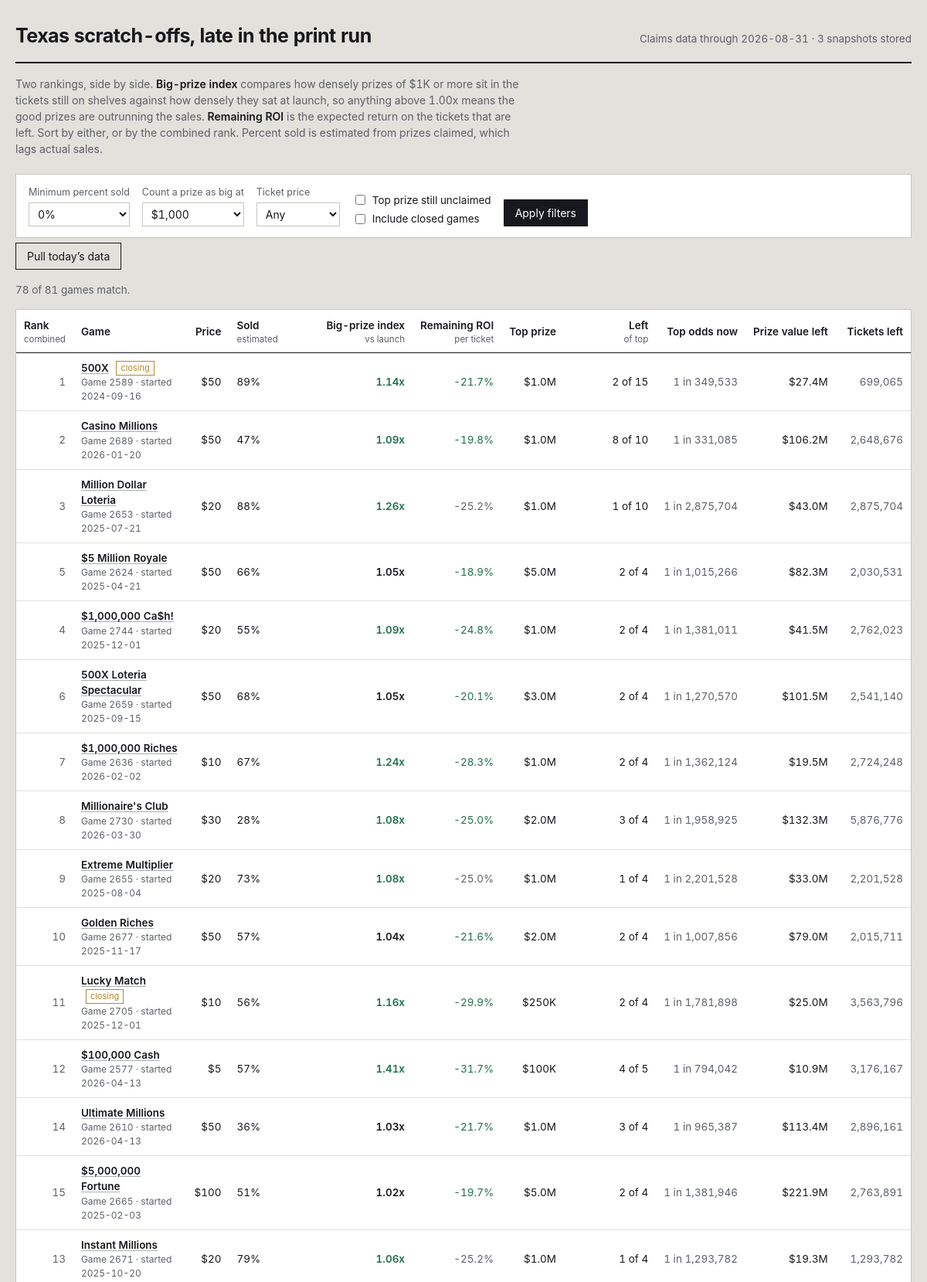
The page / (upper part) on the database its author committed.
### tables this page shows
CREATE TABLE games (
    game_number   INTEGER PRIMARY KEY,
    game_name     TEXT,
    ticket_price  REAL,
    start_date    TEXT,
    close_date    TEXT,
    total_tickets INTEGER,
    overall_odds  REAL,
    details_url   TEXT,
    closing_soon  INTEGER DEFAULT 0,
    active        INTEGER DEFAULT 1,
    first_seen    TEXT,
    last_seen     TEXT
);

CREATE TABLE prize_snapshots (
    snapshot_date  TEXT NOT NULL,
    game_number    INTEGER NOT NULL,
    prize_level    REAL NOT NULL,
    total_prizes   INTEGER NOT NULL,
    prizes_claimed INTEGER NOT NULL,
    PRIMARY KEY (snapshot_date, game_number, prize_level)
);

### app.py (the view)
@app.route("/")
def index():
    conn = db.connect()
    db.init(conn)
    latest = db.latest_snapshot_date(conn)
    if not latest:
        conn.close()
        return render_template("empty.html", running=_refresh_state["running"])
    big_threshold = float(request.args.get("big", 1000))
    min_sold = float(request.args.get("min_sold", 0)) / 100.0
    price_filter = request.args.get("price", "")
    include_closed = request.args.get("closed") == "1"
    sort_key = request.args.get("sort", "combined")
    only_top = request.args.get("top_left") == "1"
    rows = _snapshot_rows(conn, latest, big_threshold)
    games = db.load_games(conn)
    shown = []
    for r in rows:
        g = games.get(r["game_number"], {})
        if not include_closed and not g.get("active", 1):
            continue
        if r["pct_sold"] < min_sold:
            continue
        if price_filter and float(price_filter) != r["price"]:
            continue
        if only_top and not r["top_left"]:
            continue
        shown.append(r)
    col, desc = SORTS.get(sort_key, SORTS["combined"])
    shown.sort(key=lambda r: (r.get(col) is None, r.get(col) if r.get(col) is not None else 0),
               reverse=desc)
    if not desc:
        shown = [r for r in shown if r.get(col) is not None] + \
                [r for r in shown if r.get(col) is None]
    prices = sorted({r["price"] for r in rows if r["price"]})
    history_dates = db.snapshot_dates(conn)
    conn.close()
    return render_template(
        "index.html",
        rows=shown,
        total=len(rows),
        snapshot_date=latest,
        snapshot_count=len(history_dates),
        big_threshold=int(big_threshold),
        min_sold=int(min_sold * 100),
        price_filter=price_filter,
        include_closed=include_closed,
        only_top=only_top,
        sort_key=sort_key,
        prices=prices,
        running=_refresh_state["running"],
    )

### app.py (called while the page is built)
def _snapshot_rows(conn, snapshot_date, big_threshold):
    games = db.load_games(conn)
    snap = db.load_snapshot(conn, snapshot_date)
    return metrics.rank_all(games, snap, big_threshold)

@app.template_filter("pct")
def fmt_pct(v, digits=1):
    return "—" if v is None else f"{v * 100:.{digits}f}%"

@app.template_filter("money")
def fmt_money(v):
    if v is None:
        return "—"
    if v >= 1_000_000:
        return f"${v / 1_000_000:.1f}M"
    if v >= 1_000:
        return f"${v / 1_000:,.0f}K"
    return f"${v:,.0f}"

@app.template_filter("num")
def fmt_num(v):
    return "—" if v is None else f"{v:,.0f}"

@app.template_filter("factor")
def fmt_factor(v):
    return "—" if v is None else f"{v:.2f}x"

@app.template_filter("odds")
def fmt_odds(v):
    return "—" if v is None else f"1 in {v:,.0f}"

### db.py (called while the page is built)
def connect(path=None):
    conn = sqlite3.connect(path or DB_PATH)
    conn.row_factory = sqlite3.Row
    conn.execute("PRAGMA foreign_keys = ON")
    return conn

def init(conn):
    conn.executescript(SCHEMA)
    conn.commit()

def latest_snapshot_date(conn):
    row = conn.execute("SELECT MAX(snapshot_date) AS d FROM prize_snapshots").fetchone()
    return row["d"] if row else None

def snapshot_dates(conn, game_number=None):
    if game_number is None:
        q = "SELECT DISTINCT snapshot_date FROM prize_snapshots ORDER BY snapshot_date"
        return [r[0] for r in conn.execute(q)]
    q = "SELECT DISTINCT snapshot_date FROM prize_snapshots WHERE game_number = ? ORDER BY snapshot_date"
    return [r[0] for r in conn.execute(q, (game_number,))]

def load_snapshot(conn, snapshot_date):
    out = {}
    q = """SELECT game_number, prize_level, total_prizes, prizes_claimed
           FROM prize_snapshots WHERE snapshot_date = ?"""
    for r in conn.execute(q, (snapshot_date,)):
        g = out.setdefault(r["game_number"], {"total": None, "levels": {}})
        if r["prize_level"] < 0:
            g["total"] = (r["total_prizes"], r["prizes_claimed"])
        else:
            g["levels"][r["prize_level"]] = (r["total_prizes"], r["prizes_claimed"])
    return out

def load_games(conn):
    return {r["game_number"]: dict(r) for r in conn.execute("SELECT * FROM games")}

### metrics.py (called while the page is built)
def _safe_div(a, b):
    return a / b if b else None

### templates/index.html (shortened to what this page needs)
{% extends "base.html" %}
{% macro sortlink(key, label, hint='') %}
  {% set q = request.args.to_dict() %}
  {% set _ = q.update({'sort': key}) %}
  <a href="{{ url_for('index', **q) }}">{{ label }}</a>
  {% if hint %}<span class="hint">{{ hint }}</span>{% endif %}
{% endmacro %}
{% block body %}
<header class="masthead">
  <h1>Texas scratch-offs, late in the print run</h1>
  <div class="meta">
    Claims data through {{ snapshot_date }} · {{ snapshot_count }} snapshot{{ '' if snapshot_count == 1 else 's' }} stored
  </div>
</header>
<p class="primer">
  Two rankings, side by side. <strong>Big-prize index</strong> compares how densely prizes of
  {{ big_threshold | money }} or more sit in the tickets still on shelves against how densely they
  sat at launch, so anything above 1.00x means the good prizes are outrunning the sales.
  <strong>Remaining ROI</strong> is the expected return on the tickets that are left. Sort by either,
  or by the combined rank. Percent sold is estimated from prizes claimed, which lags actual sales.
</p>
<form class="controls" method="get" action="{{ url_for('index') }}">
  <div class="field">
    <label for="min_sold">Minimum percent sold</label>
    <select id="min_sold" name="min_sold">
      {% for v in [0, 25, 50, 60, 70, 80, 90] %}
        <option value="{{ v }}" {{ 'selected' if min_sold == v }}>{{ v }}%</option>
      {% endfor %}
    </select>
  </div>
  <div class="field">
    <label for="big">Count a prize as big at</label>
    <select id="big" name="big">
      {% for v in [100, 500, 1000, 5000, 10000, 50000, 100000] %}
        <option value="{{ v }}" {{ 'selected' if big_threshold == v }}>${{ '{:,}'.format(v) }}</option>
      {% endfor %}
    </select>
  </div>
  <div class="field">
    <label for="price">Ticket price</label>
    <select id="price" name="price">
      <option value="">Any</option>
    </select>
  </div>
  <div class="checks">
    <label><input type="checkbox" name="top_left" value="1" {{ 'checked' if only_top }}> Top prize still unclaimed</label>
    <label><input type="checkbox" name="closed" value="1" {{ 'checked' if include_closed }}> Include closed games</label>
  </div>
  <button type="submit">Apply filters</button>
</form>
<form method="post" action="{{ url_for('do_refresh') }}" style="margin-bottom:16px">
  <button class="ghost" type="submit" {{ 'disabled' if running }}>
    {{ 'Pulling new data…' if running else 'Pull today’s data' }}
  </button>
</form>
<p class="count">{{ rows | length }} of {{ total }} games match.</p>
<div class="scroll">
<table>
  <thead>
    <tr>
      <th class="left">{{ sortlink('combined', 'Rank', 'combined') }}</th>
      <th class="left">Game</th>
      <th>{{ sortlink('price', 'Price') }}</th>
      <th class="left">{{ sortlink('sold', 'Sold', 'estimated') }}</th>
      <th>{{ sortlink('big', 'Big-prize index', 'vs launch') }}</th>
      <th>{{ sortlink('ev', 'Remaining ROI', 'per ticket') }}</th>
      <th>{{ sortlink('top_prize', 'Top prize') }}</th>
      <th>{{ sortlink('top_left', 'Left', 'of top') }}</th>
      <th>Top odds now</th>
      <th>{{ sortlink('value_left', 'Prize value left') }}</th>
      <th>Tickets left</th>
    </tr>
  </thead>
  <tbody>
  {% for r in rows %}
    <tr>
      <td class="rank">{{ r.rank_overall or '—' }}</td>
      <td class="left">
        <a class="name" href="{{ url_for('game_detail', game_number=r.game_number, big=big_threshold) }}">{{ r.game_name }}</a>
        {% if r.closing_soon %}<span class="tag">closing</span>{% endif %}
        <span class="sub">Game {{ r.game_number }}{% if r.start_date %} · started {{ r.start_date }}{% endif %}</span>
      </td>
      <td>${{ r.price | int }}</td>
      <td class="left sold {{ 'deep' if r.pct_sold >= 0.75 }}">
        {{ r.pct_sold | pct(0) }}
      </td>
      <td class="strong {{ 'pos' if r.big_index and r.big_index > 1.05 else ('neg' if r.big_index and r.big_index < 0.95 else '') }}">
        {{ r.big_index | factor }}
      </td>
      <td class="{{ 'pos' if r.roi_now and r.roi_now > (r.roi_start or -1) else 'dim' }}">
        {{ r.roi_now | pct }}
      </td>
      <td>{{ r.top_prize | money }}</td>
      <td>{{ r.top_left }} of {{ r.top_printed }}</td>
      <td class="dim">{{ r.top_odds_now | odds }}</td>
      <td>{{ r.value_left | money }}</td>
      <td class="dim">{{ r.tickets_left | num }}</td>
    </tr>
  {% else %}
    <tr><td colspan="11" class="left dim" style="padding:22px">No games match these filters. Loosen the minimum percent sold or clear the price filter.</td></tr>
  {% endfor %}
  </tbody>
</table>
</div>
{% endblock %}

### static/style.css (style rules this page uses)
:root { --paper: #e3e1dc; --card: #ffffff; --ink: #16181d; --ink-soft: #5c6068; --rule: #c8c5be; --rule-soft: #e2e0da; --latex: #a9adb2; --good: #1f6f4a; --bad: #9b2c2c; --foil: #b8862b; --focus: #2d5bb9; }
* { box-sizing: border-box; }
html { -webkit-text-size-adjust: 100%; }
body { margin: 0; background: var(--paper); color: var(--ink); font-family: "Inter", "Segoe UI", -apple-system, BlinkMacSystemFont, Roboto, Helvetica, Arial, sans-serif; font-size: 15px; line-height: 1.5; font-variant-numeric: tabular-nums; }
a { color: var(--ink); text-decoration-color: var(--latex); text-underline-offset: 2px; }
.masthead { display: flex; flex-wrap: wrap; align-items: baseline; gap: 8px 20px; padding-bottom: 14px; border-bottom: 2px solid var(--ink); }
.masthead h1 { margin: 0; font-size: 25px; font-weight: 650; letter-spacing: -0.02em; }
.masthead .meta { color: var(--ink-soft); font-size: 13.5px; margin-left: auto; }
.primer { margin: 16px 0 22px; max-width: 74ch; color: var(--ink-soft); font-size: 14px; }
.primer strong { color: var(--ink); font-weight: 600; }
.controls { display: flex; flex-wrap: wrap; align-items: flex-end; gap: 16px; padding: 14px 16px; background: var(--card); border: 1px solid var(--rule); margin-bottom: 6px; }
.field { display: flex; flex-direction: column; gap: 4px; }
.field label { font-size: 12.5px; color: var(--ink-soft); }
.field select, .field input[type="number"] { font: inherit; font-size: 14px; padding: 5px 7px; border: 1px solid var(--rule); background: #fff; color: var(--ink); min-width: 108px; }
.checks { display: flex; flex-direction: column; gap: 4px; font-size: 13.5px; }
.checks label { display: flex; align-items: center; gap: 6px; }
button, .btn { font: inherit; font-size: 14px; padding: 6px 14px; border: 1px solid var(--ink); background: var(--ink); color: #fff; cursor: pointer; }
button.ghost { background: transparent; color: var(--ink); }
.count { font-size: 13.5px; color: var(--ink-soft); margin: 0 0 14px; }
.scroll { overflow-x: auto; background: var(--card); border: 1px solid var(--rule); }
table { border-collapse: collapse; width: 100%; font-size: 13.5px; }
thead th { position: sticky; top: 0; background: var(--card); text-align: right; font-weight: 600; padding: 10px 10px 8px; border-bottom: 1.5px solid var(--ink); white-space: nowrap; z-index: 2; }
thead th:first-child, thead th.left { text-align: left; }
thead th a { text-decoration: none; }
thead th .hint { display: block; font-weight: 400; font-size: 11.5px; color: var(--ink-soft); }
tbody td { padding: 9px 10px; border-bottom: 1px solid var(--rule-soft); text-align: right; white-space: nowrap; }
tbody td.left { text-align: left; white-space: normal; }
.rank { color: var(--ink-soft); width: 42px; }
.name { font-weight: 560; }
.sub { display: block; font-size: 12px; color: var(--ink-soft); font-weight: 400; }
.tag { display: inline-block; font-size: 11px; padding: 0 5px; border: 1px solid var(--foil); color: var(--foil); margin-left: 6px; vertical-align: 1px; }
.sold { min-width: 116px; }
.pos { color: var(--good); }
.dim { color: var(--ink-soft); }
.strong { font-weight: 620; }

### rows shown on the page
games: game_name "500X", game_number "2589", start_date "2024-09-16", price "50"
prize_snapshots: top_prize "$1.0M"
games: game_name "Casino Millions", game_number "2689", start_date "2026-01-20", price "50"
prize_snapshots: top_prize "$1.0M"
games: game_name "Million Dollar Loteria", game_number "2653", start_date "2025-07-21", price "20"
prize_snapshots: top_prize "$1.0M"
games: game_name "$5 Million Royale", game_number "2624", start_date "2025-04-21", price "50"
prize_snapshots: top_prize "$5.0M"
games: game_name "$1,000,000 Ca$h!", game_number "2744", start_date "2025-12-01", price "20"
prize_snapshots: top_prize "$1.0M"
games: game_name "500X Loteria Spectacular", game_number "2659", start_date "2025-09-15", price "50"
prize_snapshots: top_prize "$3.0M"
games: game_name "$1,000,000 Riches", game_number "2636", start_date "2026-02-02", price "10"
prize_snapshots: top_prize "$1.0M"
games: game_name "Millionaire's Club", game_number "2730", start_date "2026-03-30", price "30"
prize_snapshots: top_prize "$2.0M"
games: game_name "Extreme Multiplier", game_number "2655", start_date "2025-08-04", price "20"
prize_snapshots: top_prize "$1.0M"
games: game_name "Golden Riches", game_number "2677", start_date "2025-11-17", price "50"
prize_snapshots: top_prize "$2.0M"
games: game_name "Lucky Match", game_number "2705", start_date "2025-12-01", price "10"
prize_snapshots: top_prize "$250K"
games: game_name "$100,000 Cash", game_number "2577", start_date "2026-04-13", price "5"
prize_snapshots: top_prize "$100K"
games: game_name "Ultimate Millions", game_number "2610", start_date "2026-04-13", price "50"
prize_snapshots: top_prize "$1.0M"
games: game_name "$5,000,000 Fortune", game_number "2665", start_date "2025-02-03", price "100"
prize_snapshots: top_prize "$5.0M"
games: game_name "Instant Millions", game_number "2671", start_date "2025-10-20", price "20"
prize_snapshots: top_prize "$1.0M"

### other values the page prints
{{ snapshot_date }} "2026-08-31"
{{ snapshot_count }} "3"
{{ '' if snapshot_count == 1 else 's' }} "s"
{{ big_threshold | money }} "$1K"
{{ 'Pulling new data…' if running else 'Pull today’s data' }} "Pull today’s data"
{{ rows | length }} "78"
{{ total }} "81"
{{ label }} "Rank Price Sold Big-prize index Remaining ROI Top prize Left Prize value left"
{{ hint }} "combined estimated vs launch per ticket of top"
{{ r.rank_overall or '—' }} "1" "2" "3" "5" "4" "6" "7" "8" "9" "10" "11" "12" "14" "15" "13"
{{ r.pct_sold | pct(0) }} "89%" "47%" "88%" "66%" "55%" "68%" "67%" "28%" "73%" "57%" "56%" "57%" "36%" "51%" "79%"
{{ r.big_index | factor }} "1.14x" "1.09x" "1.26x" "1.05x" "1.09x" "1.05x" "1.24x" "1.08x" "1.08x" "1.04x" "1.16x" "1.41x" "1.03x" "1.02x" "1.06x"
{{ r.roi_now | pct }} "-21.7%" "-19.8%" "-25.2%" "-18.9%" "-24.8%" "-20.1%" "-28.3%" "-25.0%" "-25.0%" "-21.6%" "-29.9%" "-31.7%" "-21.7%" "-19.7%" "-25.2%"
{{ r.top_left }} "2" "8" "1" "2" "2" "2" "2" "3" "1" "2" "2" "4" "3" "2" "1"
{{ r.top_printed }} "15" "10" "10" "4" "4" "4" "4" "4" "4" "4" "4" "5" "4" "4" "4"
